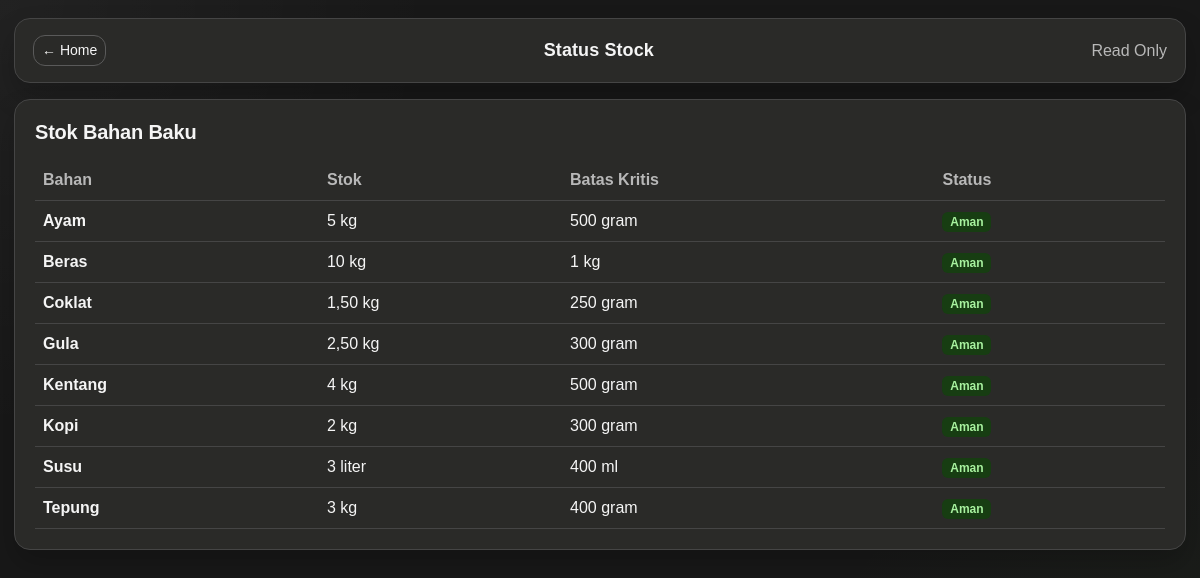
The page /Pages/status_stock.php (signed in) on the database as committed earlier.
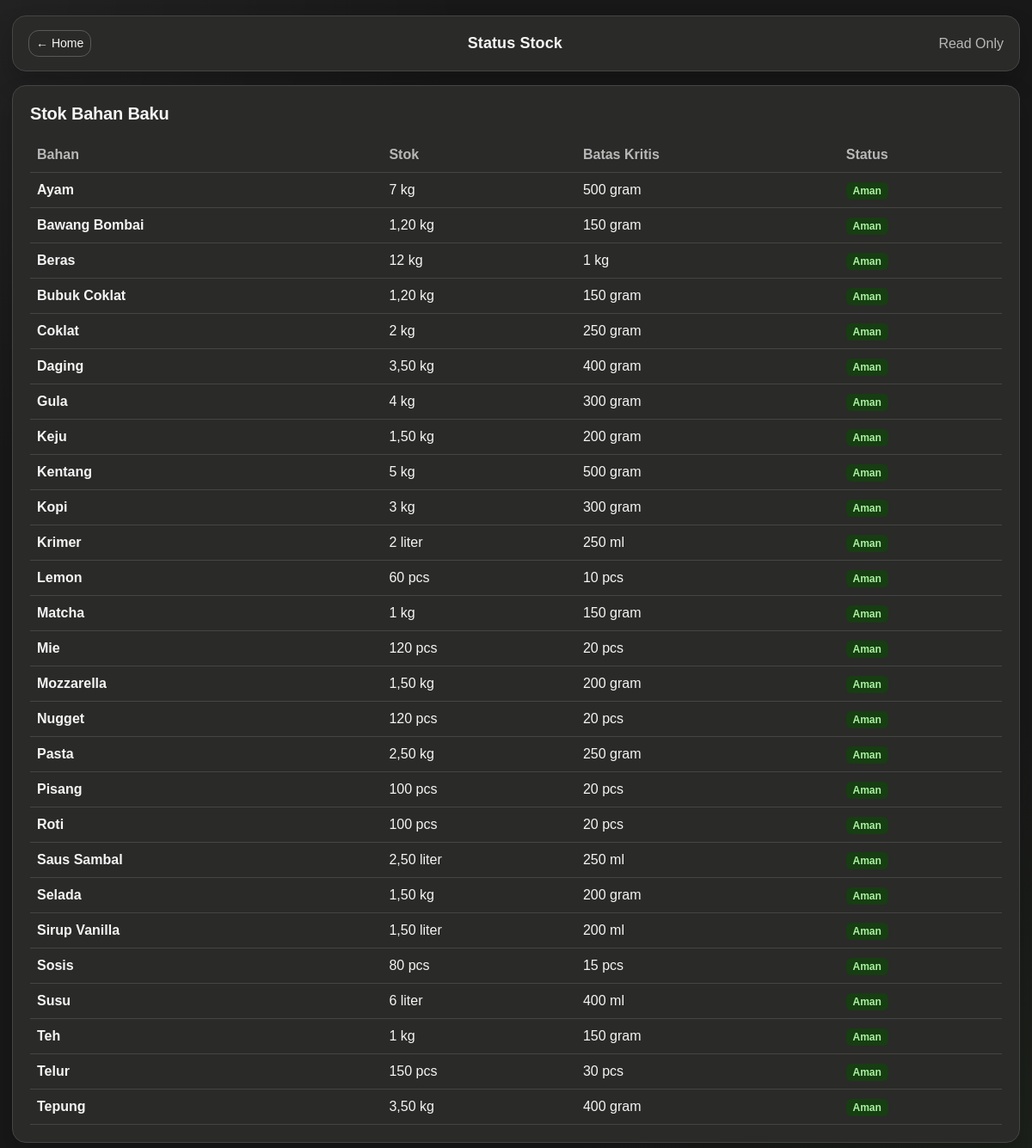
The same page on the database as committed later.
### tables this page shows
CREATE TABLE ingredients (
    id INT AUTO_INCREMENT PRIMARY KEY,
    nama_bahan VARCHAR(100) NOT NULL,
    satuan ENUM('gram','ml','pcs') NOT NULL DEFAULT 'gram',
    stok_gudang DECIMAL(10,2) NOT NULL DEFAULT 0,
    batas_kritis DECIMAL(10,2) NOT NULL DEFAULT 0
);

### Includes/config.php (called while the page is built, shortened)
<?php
function angka_bersih($angka): string
{
    $angka = (float)$angka;
    if (floor($angka) == $angka) {
        return number_format($angka, 0, ',', '.');
    }
    return number_format($angka, 2, ',', '.');
}
function format_stok($jumlah, string $satuan): string
{
    $jumlah = (float)$jumlah;
    if ($satuan === 'gram') {
        if ($jumlah >= 1000) {
            return angka_bersih($jumlah / 1000) . ' kg';
        }
        return angka_bersih($jumlah) . ' gram';
    }
    if ($satuan === 'ml') {
        if ($jumlah >= 1000) {
            return angka_bersih($jumlah / 1000) . ' liter';
        }
        return angka_bersih($jumlah) . ' ml';
    }
    if ($satuan === 'pcs') {
        return angka_bersih($jumlah) . ' pcs';
    }
    return angka_bersih($jumlah) . ' ' . $satuan;
}

### Pages/status_stock.php (the view, shortened to what this page needs)
<?php
require_once __DIR__ . '/../Includes/config.php';
$ingredients = $conn->query('SELECT * FROM ingredients ORDER BY nama_bahan ASC');
?>
<!doctype html>
<html lang="id">
<head>
    <link href="https://cdn.jsdelivr.net/npm/bootstrap@5.3.3/dist/css/bootstrap.min.css" rel="stylesheet">
    <link href="../Assets/CSS/app.css" rel="stylesheet">
</head>
<body class="app-dark">
<div class="app-shell">
    <header class="topbar">
        <a href="kasir.php" class="btn btn-dark-outline btn-sm">← Home</a>
        <div class="page-title">Status Stock</div>
        <span class="muted">Read Only</span>
    </header>
    <section class="app-card">
        <h5 class="mb-3">Stok Bahan Baku</h5>
        <div class="table-responsive">
            <table class="table align-middle">
                <thead>
                <tr>
                    <th>Bahan</th>
                    <th>Stok</th>
                    <th>Batas Kritis</th>
                    <th>Status</th>
                </tr>
                </thead>
                <tbody>
                <?php while ($ing = $ingredients->fetch_assoc()): ?>
                    <?php $isCritical = (float)$ing['stok_gudang'] <= (float)$ing['batas_kritis']; ?>
                    <tr>
                        <td><strong><?= htmlspecialchars($ing['nama_bahan']) ?></strong></td>
                        <td><?= format_stok($ing['stok_gudang'], $ing['satuan']) ?></td>
                        <td><?= format_stok($ing['batas_kritis'], $ing['satuan']) ?></td>
                        <td>
                            <?= $isCritical
                                ? '<span class="badge badge-soft-danger">Kritis</span>'
                                : '<span class="badge badge-soft-success">Aman</span>' ?>
                        </td>
                    </tr>
                <?php endwhile; ?>
                </tbody>
            </table>
        </div>
    </section>
</div>
</body>
</html>

### Assets/CSS/app.css (style rules this page uses)
:root { --bg: #181818; --bg-soft: #202020; --panel: #2a2a28; --panel-2: #232321; --line: #454545; --line-soft: #383838; --text: #f5f5f5; --muted: #b8b8b8; --green: #67b346; --green-soft: #173d12; --blue: #5f5f5f; --blue-soft: #30302e; --yellow: #d7a944; --yellow-soft: #4d3f12; --red: #dc5b5b; --red-soft: #4b1f1f; --shadow: 0 14px 28px rgba(0,0,0,.20); --radius: 16px; }
* { box-sizing: border-box; }
body.app-dark { min-height: 100vh; margin: 0; background: radial-gradient(circle at top left, rgba(255,255,255,.045), transparent 30%), radial-gradient(circle at bottom right, rgba(103,179,70,.06), transparent 30%), var(--bg); color: var(--text); font-family: Arial, Helvetica, sans-serif; }
a { color: inherit; text-decoration: none; }
.app-shell { width: min(1180px, calc(100% - 28px)); margin: 18px auto 36px; }
.topbar, .app-card, .metric-card, .menu-card, .summary-card, .nav-tile, .form-panel { background: var(--panel); border: 1px solid var(--line); border-radius: var(--radius); box-shadow: var(--shadow); }
.topbar { display: flex; align-items: center; justify-content: space-between; gap: 16px; padding: 16px 18px; margin-bottom: 16px; }
.brand, .page-title { font-weight: 900; font-size: 18px; letter-spacing: .1px; }
.page-subtitle, .muted, .form-text, .text-muted { color: var(--muted) !important; }
.app-card, .form-panel { padding: 20px; }
.btn, .form-control, .form-select { border-radius: 12px; }
.btn-dark-outline, .btn-outline-secondary, .btn-outline-light { border-color: #5a5a5a !important; color: var(--text) !important; background: transparent !important; }
.table { color: var(--text) !important; margin-bottom: 0; }
.table > :not(caption) > * > * { background-color: transparent !important; color: var(--text) !important; border-color: var(--line) !important; }
.table thead th { color: var(--muted) !important; font-weight: 700; }
.badge-soft-success { background: var(--green-soft); color: #a8f29f; }
h1, h2, h3, h4, h5, h6, .card-title, .section-title, .modal-title, .offcanvas-title { font-weight: 900 !important; letter-spacing: -0.2px; }
.metric-label, .form-label, .table thead th { font-weight: 800 !important; }

Rows that differ between the two databases and show on the page:
changed ingredients "Ayam": format_stok($ing['stok_gudang'], $ing['satuan']) "5 kg" → "7 kg"
added ingredients: nama_bahan "Bawang Bombai", format_stok($ing['stok_gudang'], $ing['satuan']) "1,20 kg", format_stok($ing['batas_kritis'], $ing['satuan']) "150 gram", shows "Aman"
changed ingredients "Beras": format_stok($ing['stok_gudang'], $ing['satuan']) "10 kg" → "12 kg"
added ingredients: nama_bahan "Bubuk Coklat", format_stok($ing['stok_gudang'], $ing['satuan']) "1,20 kg", format_stok($ing['batas_kritis'], $ing['satuan']) "150 gram", shows "Aman"
changed ingredients "Coklat": format_stok($ing['stok_gudang'], $ing['satuan']) "1,50 kg" → "2 kg"
added ingredients: nama_bahan "Daging", format_stok($ing['stok_gudang'], $ing['satuan']) "3,50 kg", format_stok($ing['batas_kritis'], $ing['satuan']) "400 gram", shows "Aman"
changed ingredients "Gula": format_stok($ing['stok_gudang'], $ing['satuan']) "2,50 kg" → "4 kg"
added ingredients: nama_bahan "Keju", format_stok($ing['stok_gudang'], $ing['satuan']) "1,50 kg", format_stok($ing['batas_kritis'], $ing['satuan']) "200 gram", shows "Aman"
changed ingredients "Kentang": format_stok($ing['stok_gudang'], $ing['satuan']) "4 kg" → "5 kg"
changed ingredients "Kopi": format_stok($ing['stok_gudang'], $ing['satuan']) "2 kg" → "3 kg"
added ingredients: nama_bahan "Krimer", format_stok($ing['stok_gudang'], $ing['satuan']) "2 liter", format_stok($ing['batas_kritis'], $ing['satuan']) "250 ml", shows "Aman"
added ingredients: nama_bahan "Lemon", format_stok($ing['stok_gudang'], $ing['satuan']) "60 pcs", format_stok($ing['batas_kritis'], $ing['satuan']) "10 pcs", shows "Aman"
added ingredients: nama_bahan "Matcha", format_stok($ing['stok_gudang'], $ing['satuan']) "1 kg", format_stok($ing['batas_kritis'], $ing['satuan']) "150 gram", shows "Aman"
added ingredients: nama_bahan "Mie", format_stok($ing['stok_gudang'], $ing['satuan']) "120 pcs", format_stok($ing['batas_kritis'], $ing['satuan']) "20 pcs", shows "Aman"
added ingredients: nama_bahan "Mozzarella", format_stok($ing['stok_gudang'], $ing['satuan']) "1,50 kg", format_stok($ing['batas_kritis'], $ing['satuan']) "200 gram", shows "Aman"
added ingredients: nama_bahan "Nugget", format_stok($ing['stok_gudang'], $ing['satuan']) "120 pcs", format_stok($ing['batas_kritis'], $ing['satuan']) "20 pcs", shows "Aman"
added ingredients: nama_bahan "Pasta", format_stok($ing['stok_gudang'], $ing['satuan']) "2,50 kg", format_stok($ing['batas_kritis'], $ing['satuan']) "250 gram", shows "Aman"
added ingredients: nama_bahan "Pisang", format_stok($ing['stok_gudang'], $ing['satuan']) "100 pcs", format_stok($ing['batas_kritis'], $ing['satuan']) "20 pcs", shows "Aman"
added ingredients: nama_bahan "Roti", format_stok($ing['stok_gudang'], $ing['satuan']) "100 pcs", format_stok($ing['batas_kritis'], $ing['satuan']) "20 pcs", shows "Aman"
added ingredients: nama_bahan "Saus Sambal", format_stok($ing['stok_gudang'], $ing['satuan']) "2,50 liter", format_stok($ing['batas_kritis'], $ing['satuan']) "250 ml", shows "Aman"
added ingredients: nama_bahan "Selada", format_stok($ing['stok_gudang'], $ing['satuan']) "1,50 kg", format_stok($ing['batas_kritis'], $ing['satuan']) "200 gram", shows "Aman"
added ingredients: nama_bahan "Sirup Vanilla", format_stok($ing['stok_gudang'], $ing['satuan']) "1,50 liter", format_stok($ing['batas_kritis'], $ing['satuan']) "200 ml", shows "Aman"
added ingredients: nama_bahan "Sosis", format_stok($ing['stok_gudang'], $ing['satuan']) "80 pcs", format_stok($ing['batas_kritis'], $ing['satuan']) "15 pcs", shows "Aman"
changed ingredients "Susu": format_stok($ing['stok_gudang'], $ing['satuan']) "3 liter" → "6 liter"
added ingredients: nama_bahan "Teh", format_stok($ing['stok_gudang'], $ing['satuan']) "1 kg", format_stok($ing['batas_kritis'], $ing['satuan']) "150 gram", shows "Aman"
added ingredients: nama_bahan "Telur", format_stok($ing['stok_gudang'], $ing['satuan']) "150 pcs", format_stok($ing['batas_kritis'], $ing['satuan']) "30 pcs", shows "Aman"
changed ingredients "Tepung": format_stok($ing['stok_gudang'], $ing['satuan']) "3 kg" → "3,50 kg"
